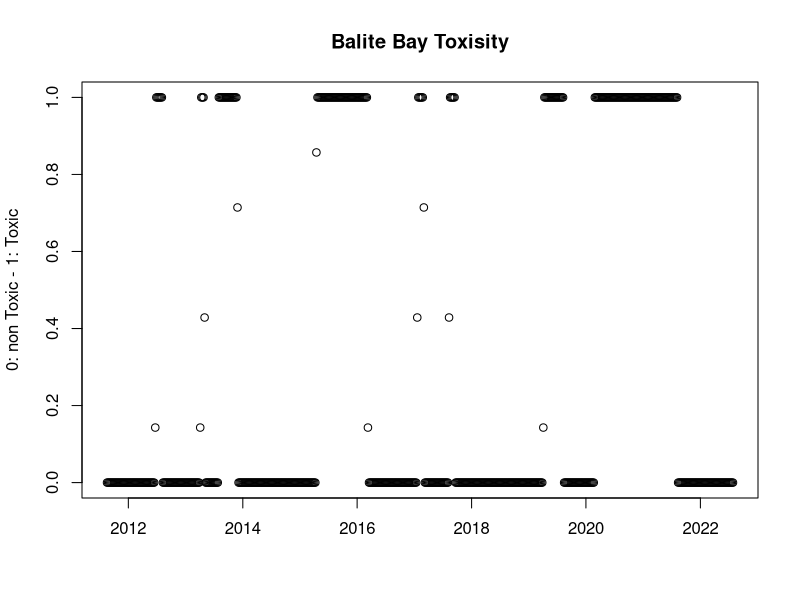
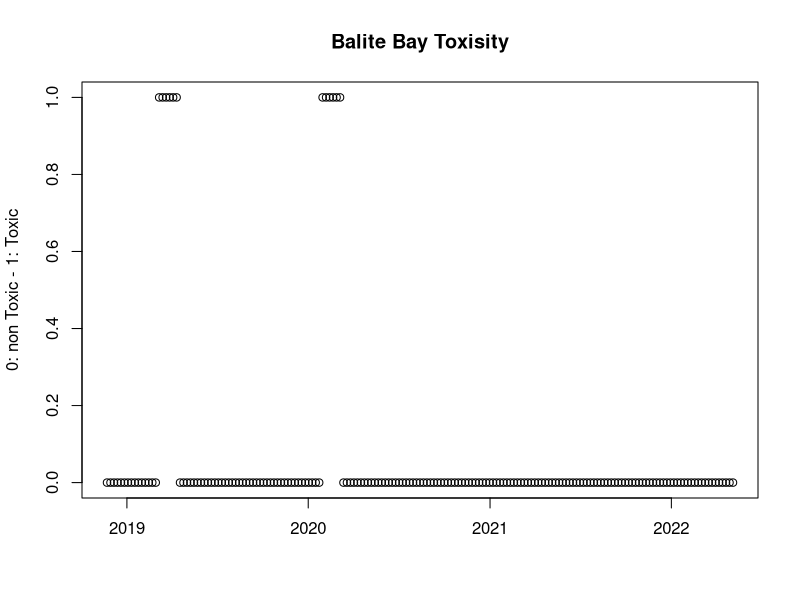

Recreate these plots in R, in order. (Note: this script raises an error after producing the figures.)
## ---- chunk 1
library(lubridate)
## ---- chunk 2
Weekdata = read.csv("Davos.csv")
Weekdata$date = mdy(Weekdata$date)

plot(site~date, data = Weekdata, main = "Balite Bay Toxisity", xlab = NA, ylab = "0: non Toxic - 1: Toxic")

## ---- chunk 3
data = read.csv("davosMasterdata.csv")

data$date = mdy(data$date)

#number of txoic events

print(sum(data$toxpre)/6)

#number of weeks that are classified as toxic events 

print(sum(data$toxpre[data$toxpre==1]))

#number of weeks that are classified as toxic events 

print(sum(data$toxpre[data$toxpre==0]))

## ---- chunk 4

plot(toxpre~date, data = data[380:560,], main = "Balite Bay Toxisity", xlab = NA, ylab = "0: non Toxic - 1: Toxic")

## ---- chunk 5

data.frame(res.inclu = "NO", vmin = vmin, vmax = vmax, minin = minin, maxin = maxin, 
                          lookback = lookback, delay = delay, batch_size = batch_size, dropout = dropout, 
                          units = unitsl1, loss = tail(history[[2]][[1]],1), accuracy = tail(history[[2]][[2]],1),
                          val_loss = tail(history[[2]][[3]],1), val_accuracy = tail(history[[2]][[4]],1),
                          epochs = history[[1]][[2]], steps = history[[1]][[3]], other = "optimizer = rmsprop, loss = binary_crossentropy, metrics = c(metric_true_positives())")

## ---- chunk 6
plot(history)
